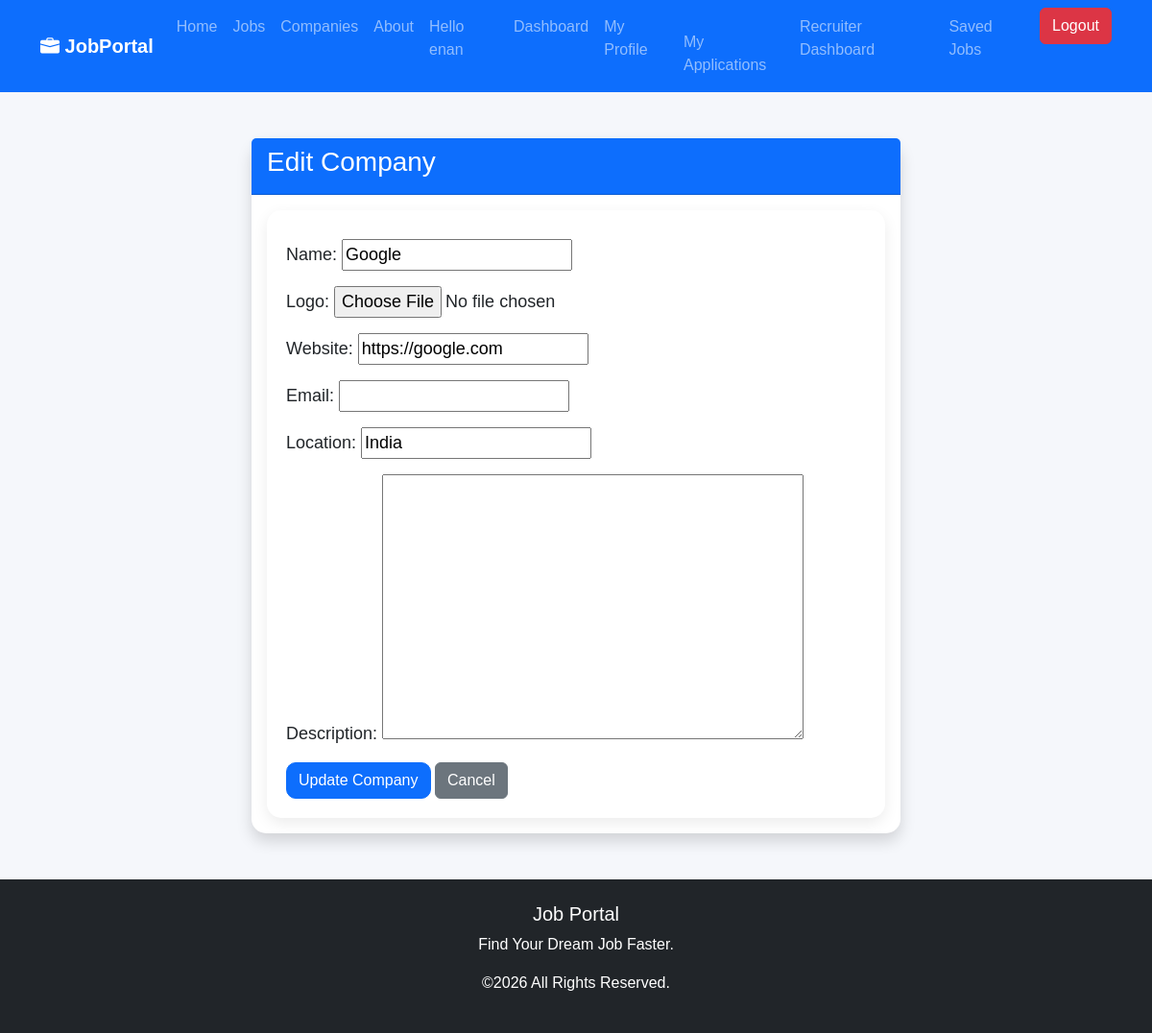
Screenshot of /companies/edit/1/ (signed in) with the database file from the repository.
### jobs/models.py (models this page shows, shortened)
class Company(models.Model):
    name = models.CharField(max_length=200)
    logo = models.ImageField(
        upload_to="company_logo/",
        blank=True,
        null=True
    )
    website = models.URLField(
        blank=True,
        null=True
    )
    email = models.EmailField(
        blank=True,
        null=True
    )
    location = models.CharField(
        max_length=200,
        blank=True,
        null=True
    )
    description = models.TextField(
        blank=True,
        null=True
    )

### jobs/views.py (the view)
# urls.py: path("companies/edit/<int:pk>/",views.edit_company,name="edit_company",),
@staff_member_required
def edit_company(request, pk):
    company = get_object_or_404(
        Company,
        pk=pk
    )
    if request.method == "POST":
        form = CompanyForm(
            request.POST,
            request.FILES,
            instance=company
        )
        if form.is_valid():
            form.save()
            return redirect("company_list")
    else:
        form = CompanyForm(instance=company)
    return render(
        request,
        "jobs/edit_company.html",
        {
            "form": form,
            "company": company
        }
    )

### jobs/forms.py
class CompanyForm(forms.ModelForm):
    class Meta:
        model = Company
        fields = [
            "name",
            "logo",
            "website",
            "email",
            "location",
            "description",
        ]

### templates/jobs/edit_company.html (shortened to what this page needs)
{% extends "base.html" %}
{% block content %}
<div class="container mt-5" style="max-width:700px;">
    <div class="card shadow">
        <div class="card-header bg-primary text-white">
            <h3>Edit Company</h3>
        </div>
        <div class="card-body">
            <form method="POST" enctype="multipart/form-data">
                {{ form.as_p }}
                <button class="btn btn-primary">
                    Update Company
                </button>
                <a href="{% url 'company_list' %}"
                   class="btn btn-secondary">
                    Cancel
                </a>
            </form>
        </div>
    </div>
</div>
{% endblock %}

### templates/base.html (shortened to what this page needs)
{% load static %}
<!DOCTYPE html>
<html lang="en">
<head>
<link href="https://cdn.jsdelivr.net/npm/bootstrap@5.3.3/dist/css/bootstrap.min.css" rel="stylesheet">
<link rel="stylesheet"
href="https://cdn.jsdelivr.net/npm/bootstrap-icons@1.11.3/font/bootstrap-icons.min.css">
<link rel="stylesheet"
href="{% static 'css/style.css' %}">
</head>
<body>
<nav class="navbar navbar-expand-lg navbar-dark bg-primary">
<div class="container">
<a class="navbar-brand fw-bold" href="/">
<i class="bi bi-briefcase-fill"></i>
JobPortal
</a>
<div class="collapse navbar-collapse"
id="navbar">
<ul class="navbar-nav ms-auto">
<li class="nav-item">
<a class="nav-link" href="/">Home</a>
</li>
<li class="nav-item">
<a class="nav-link" href="{% url 'home' %}">Jobs</a>
</li>
<li class="nav-item">
<a class="nav-link" href="{% url 'company_list' %}">Companies</a>
</li>
<li class="nav-item">
<a class="nav-link" href="#">About</a>
</li>
<li class="nav-item">
{% if user.is_authenticated %}
<li class="nav-item">
<span class="nav-link">
Hello {{ user.username }}
<li class="nav-item">
    <a class="nav-link" href="{% url 'dashboard' %}">
        Dashboard
    </a>
</li>
<li class="nav-item">
<a class="nav-link"
href="{% url 'profile' %}">
My Profile
<li class="nav-item">
    <a class="nav-link"
       href="{% url 'my_applications' %}">
        My Applications
    </a>
{% if user.is_staff %}
<li class="nav-item">
    <a class="nav-link"
       href="{% url 'admin_dashboard' %}">
        Recruiter Dashboard
    </a>
</li>
{% endif %}
</li>
<li class="nav-item">
    <a class="nav-link" href="{% url 'saved_jobs' %}">
        Saved Jobs
    </a>
</li>
</a>
</li>
</span>
</li>
<li class="nav-item">
<a class="btn btn-danger ms-2"
href="{% url 'logout' %}">
Logout
</a>
</li>
{% endif %}
</li>
</ul>
</div>
</div>
</nav>
{% block content %}
{% endblock %}
<footer class="bg-dark text-white mt-5">
<div class="container text-center py-4">
<h5>Job Portal</h5>
<p>Find Your Dream Job Faster.</p>
<p>©2026 All Rights Reserved.</p>
</div>
</footer>
</body>
</html>

### static/style.css (style rules this page uses)
body { background:#f6f8fc; font-family:Arial,Helvetica,sans-serif; }
footer { margin-top:80px; }
body { background:#f5f7fb; font-family:Arial, Helvetica, sans-serif; }
form { background:white; padding:20px; border-radius:15px; box-shadow:0 5px 15px rgba(0,0,0,.08); }
.card { border:none; border-radius:15px; transition:.3s; }
.btn-primary { border-radius:10px; }
.card { border-radius:15px; transition:.3s; }
.card p { font-size:18px; margin-top:10px; }

### rows the page displays
Company: name "Google", website "https://google.com", location "India"

### other values shown
{{ user.username }} "enan"
